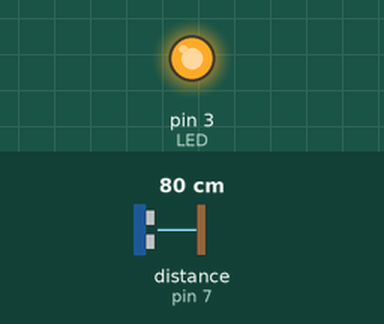
The program below on a simulated Arduino Nano, built with avr-gcc and run on an emulated ATmega328P. Parts: output pins drawn as LEDs (lit = HIGH). Wiring (inferred from the names in the program): ultrasonic range finder: trigger pin 6; echo pin 7. The test bench sets the inputs (shaded band); at power-on: distance to the obstacle (sensor on pin 7) 80 cm. The echo pulse lasts 58.3 µs per cm; no radio packets arrive unless stated; pins used as bus, display or sensor lines are not drawn; what the program prints to the serial monitor is not drawn.

Above: at 0.1 s.
Timing chart, 0 to 1.6 s (numbered marks = the images above):
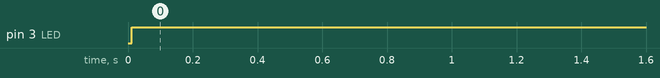

Measured:
- by itself, pin 3 (LED): LOW → HIGH at 0.01 s

The program:

main.cpp
```cpp
#include <SPI.h>
#include <nRF24L01.h>
#include <RF24.h>

RF24 radio(9, 8); // CE, CSN

#define LED 3
#define TRIG 6
#define ECHO 7

const byte address[6] = "00001";

long duration, distance;

void setup() {
  Serial.begin(9600);
  pinMode(LED,OUTPUT);
  pinMode(TRIG, OUTPUT);
  pinMode(ECHO, INPUT);
  radio.begin();
  radio.openWritingPipe(address);
  radio.setPALevel(RF24_PA_MIN);
  radio.stopListening();
}

void loop() {
  digitalWrite(TRIG, LOW);
  delayMicroseconds(2);
  digitalWrite(TRIG, HIGH);
  delayMicroseconds(10);
  digitalWrite(TRIG, LOW);

  duration = pulseIn(ECHO, HIGH);
  distance = duration/58.2;

  char text[10];
  sprintf(text, "%d", distance);
  Serial.println(text);
  if(radio.write(&text, sizeof(text))) digitalWrite(LED,HIGH);
  else digitalWrite(LED,HIGH);
}
```
